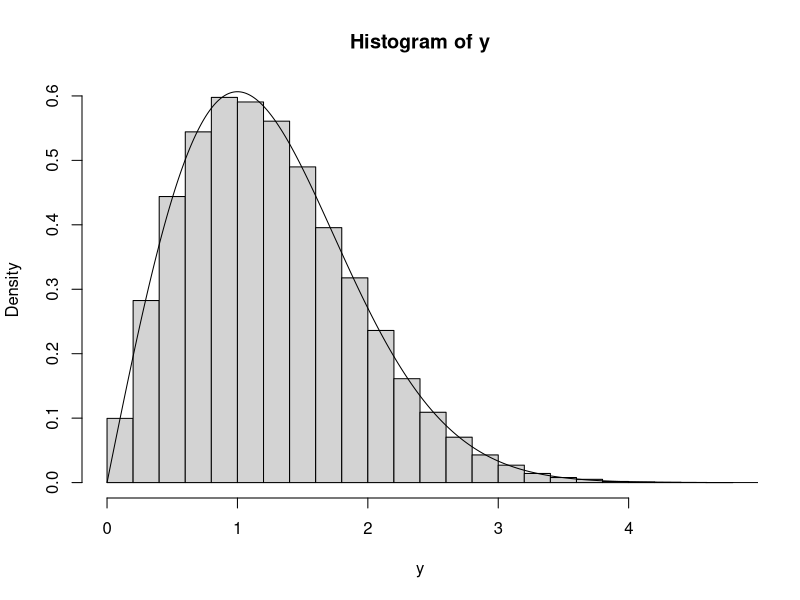
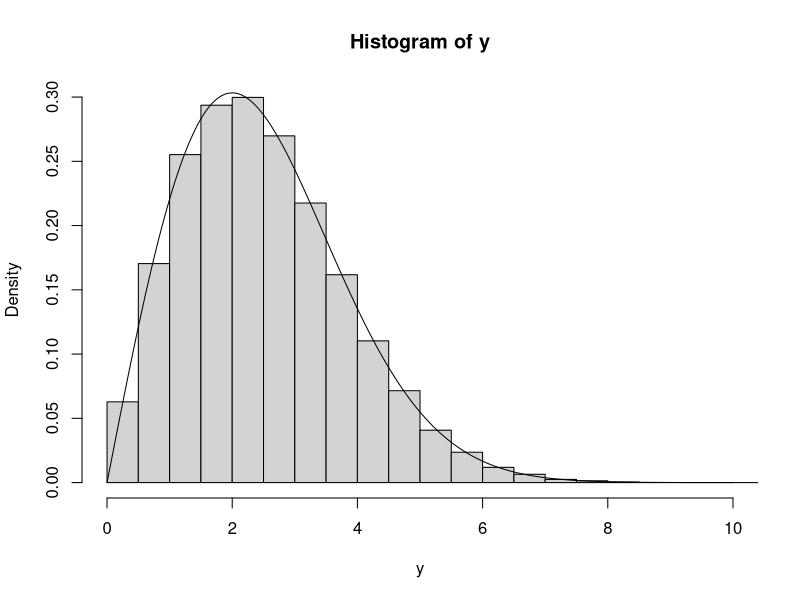
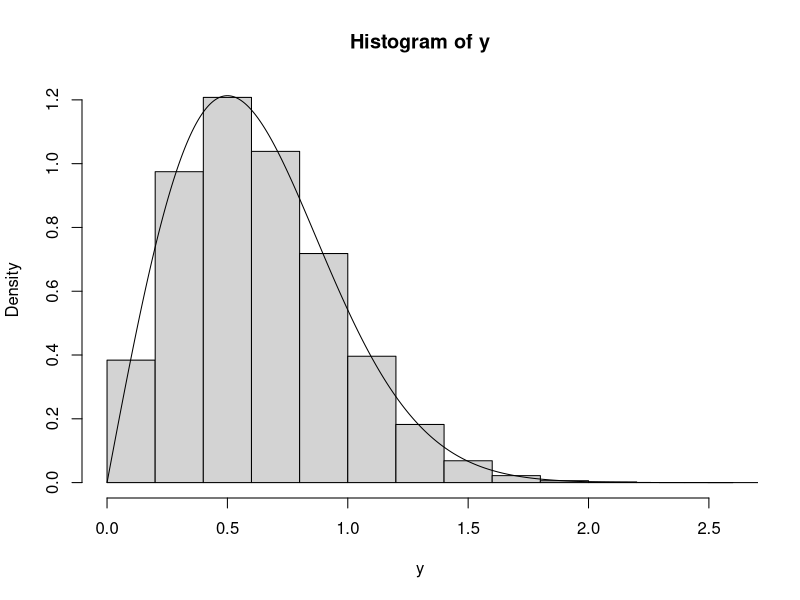
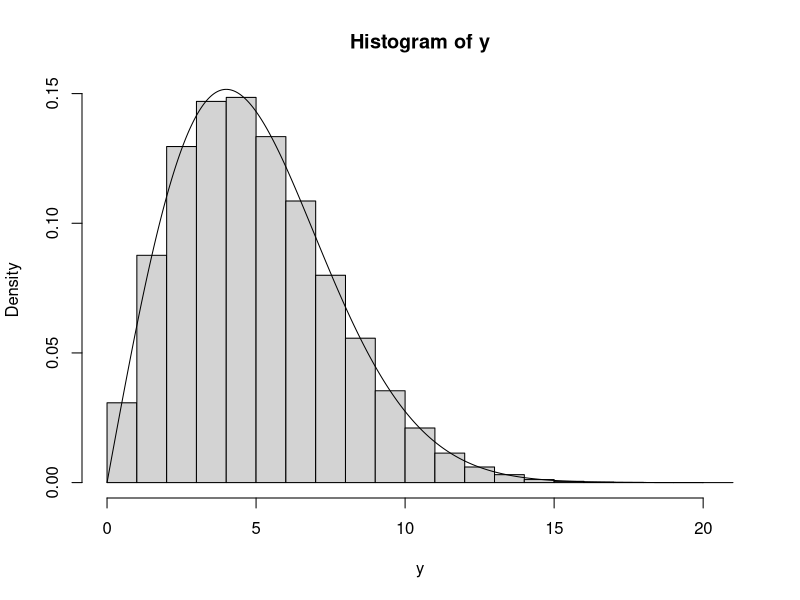
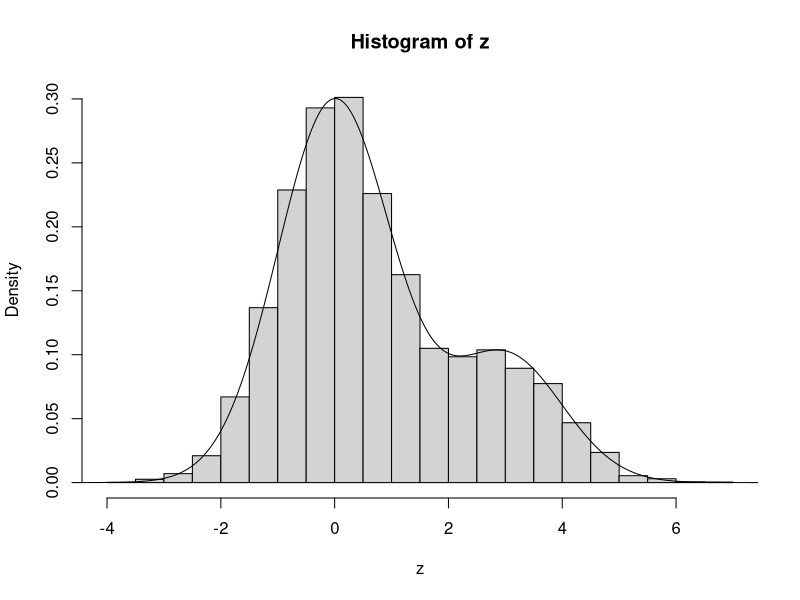
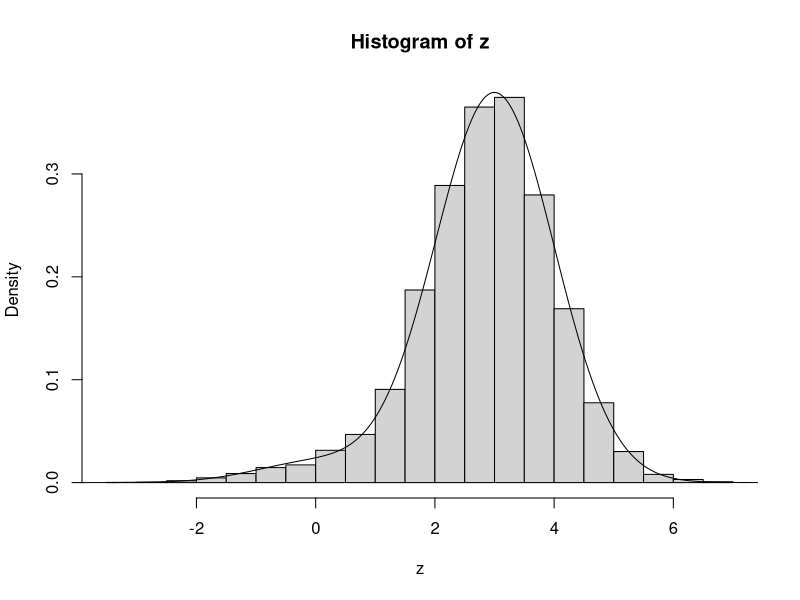
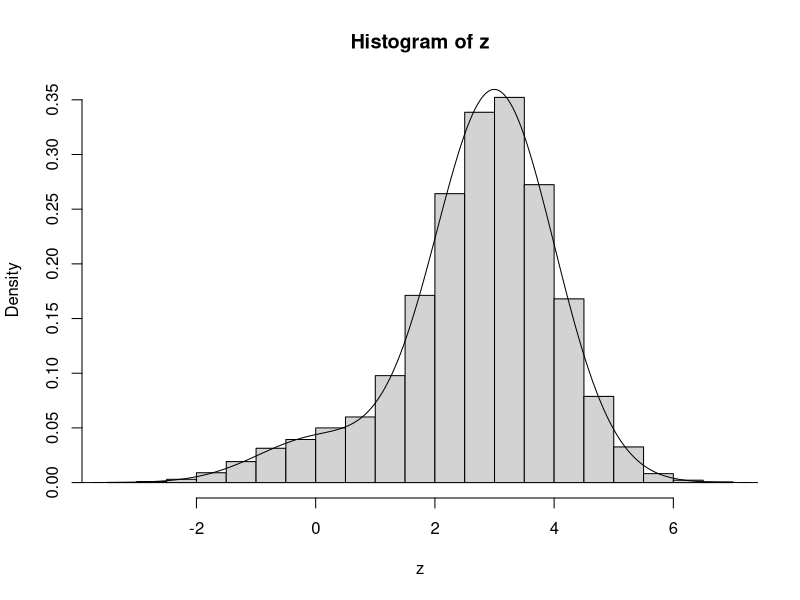
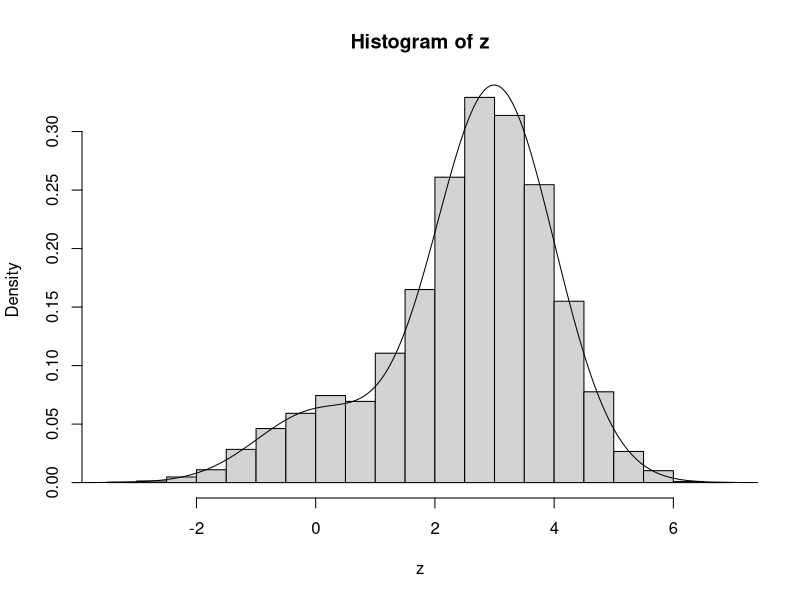

These charts were generated, in order, by the following R code:
## ---- chunk 1
knitr::opts_chunk$set(echo = TRUE)
## ---- chunk 2
# generate n r.v. from f(x) with sigma2
rRayleigh <- function(n, sigma2){
  j<-k<-0
  y <- numeric(n)
  while (k < n) {
  u <- runif(1)
  j <- j + 1
  x <- rgamma(1,shape = 2,scale = sigma2) # random variate from g
  if (exp(-(x^2-2*x+1)/(2*sigma2)) > u) {
    #we accept x
    k <- k + 1
    y[k] <- x
    }
  }
  hist(y, prob = TRUE)  
  y <- seq(0, 20, .002)
  lines(y, y*exp(-y^2/(2*sigma2))/sigma2) 
}
## ---- chunk 3
rRayleigh(100000,1)
## ---- chunk 4
rRayleigh(100000,4)
## ---- chunk 5
rRayleigh(100000,0.25)
## ---- chunk 6
rRayleigh(100000,16)
## ---- chunk 7
normlocationmixture <- function(n, p){
  x1 <- rnorm(n, 0, 1)
  x2 <- rnorm(n, 3, 1)
  r <- rbinom(n, 1, p)
  z <- r*x1+(1-r)*x2
  hist(z, probability = TRUE)
  z <- seq(-5, 10, .001)
  lines(z,p*dnorm(z,0,1)+(1-p)*dnorm(z,3,1))
}
## ---- chunk 8
normlocationmixture(10000, 0.75)
## ---- chunk 9
p <- seq(0.05,1,.05)
for (i in c(1:20)){
  normlocationmixture(10000,p[i])
  print(p[i])
}
## ---- chunk 10
Wdsampling1 <- function(Sigma, d, n){
  library(MASS)
  L <- chol(Sigma) # Sigma=LL'
  T <- matrix(0, nrow = d, ncol = d)
  for (i in (1:d)){
    T[i,i] <- sqrt(rchisq(1,n-i+1))
    for (j in 1:i-1){
      T[i,j] <- rnorm(1)
    }
  } 
  S <- L%*%T%*%t(T)%*%t(L)  #Bartlett's decomposition
  S
}
## ---- chunk 11
Wdsampling1(diag(3)+1, 3, 5)
## ---- chunk 12
Wdsampling2 <- function(Sigma, d, n){
  library(MASS)
  Id <- diag(d)  
  Md <- numeric(d)
  x <- mvrnorm(n, Md, Id)  #x[i,]~N(0,Id)
  L <- chol(Sigma)
  for (i in (1:n)){
      A <- x[i,]%*%t(x[i,])
  } # generate a wishart(Id,d,n) sample
  S <- L%*%A%*%t(L)
  S
}
## ---- chunk 13
Wdsampling2(diag(3)+1, 3, 5)
